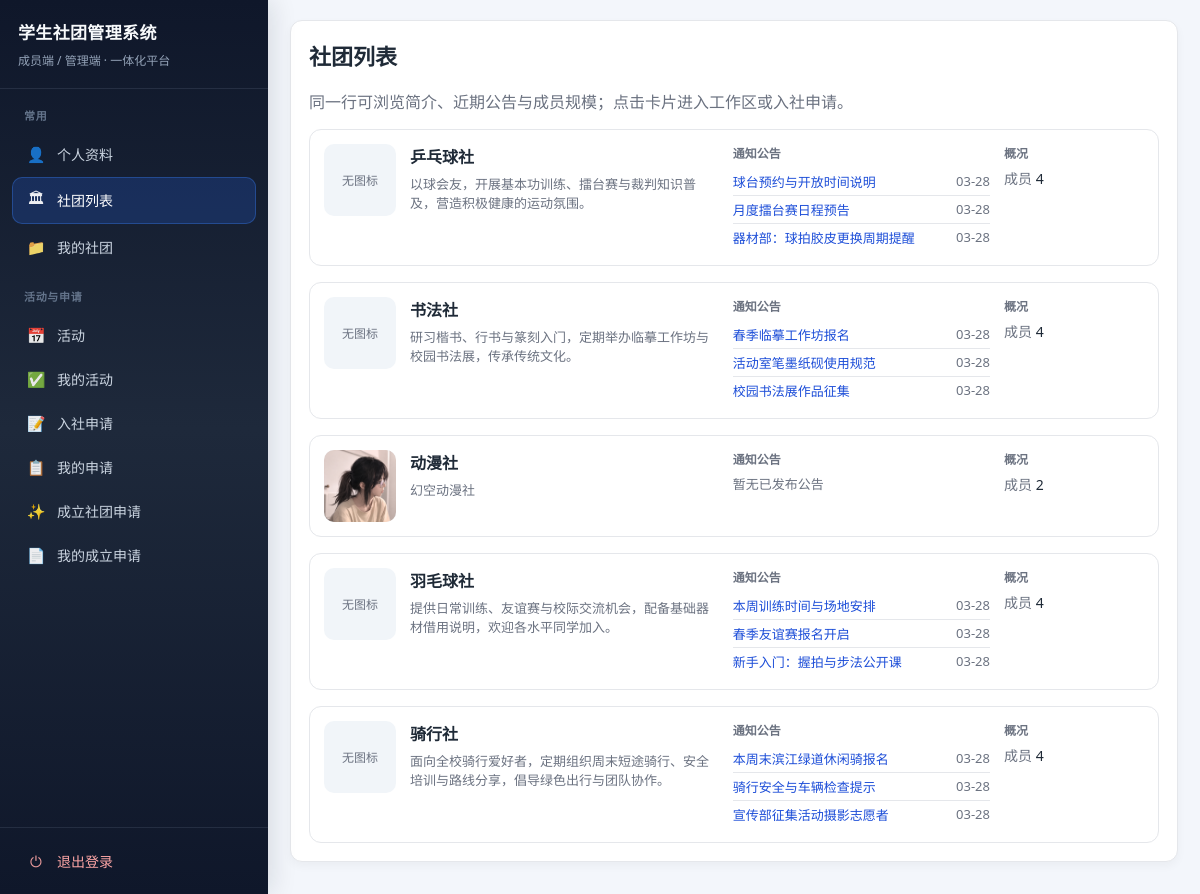
The app's page /clubs/ (signed in), older data.
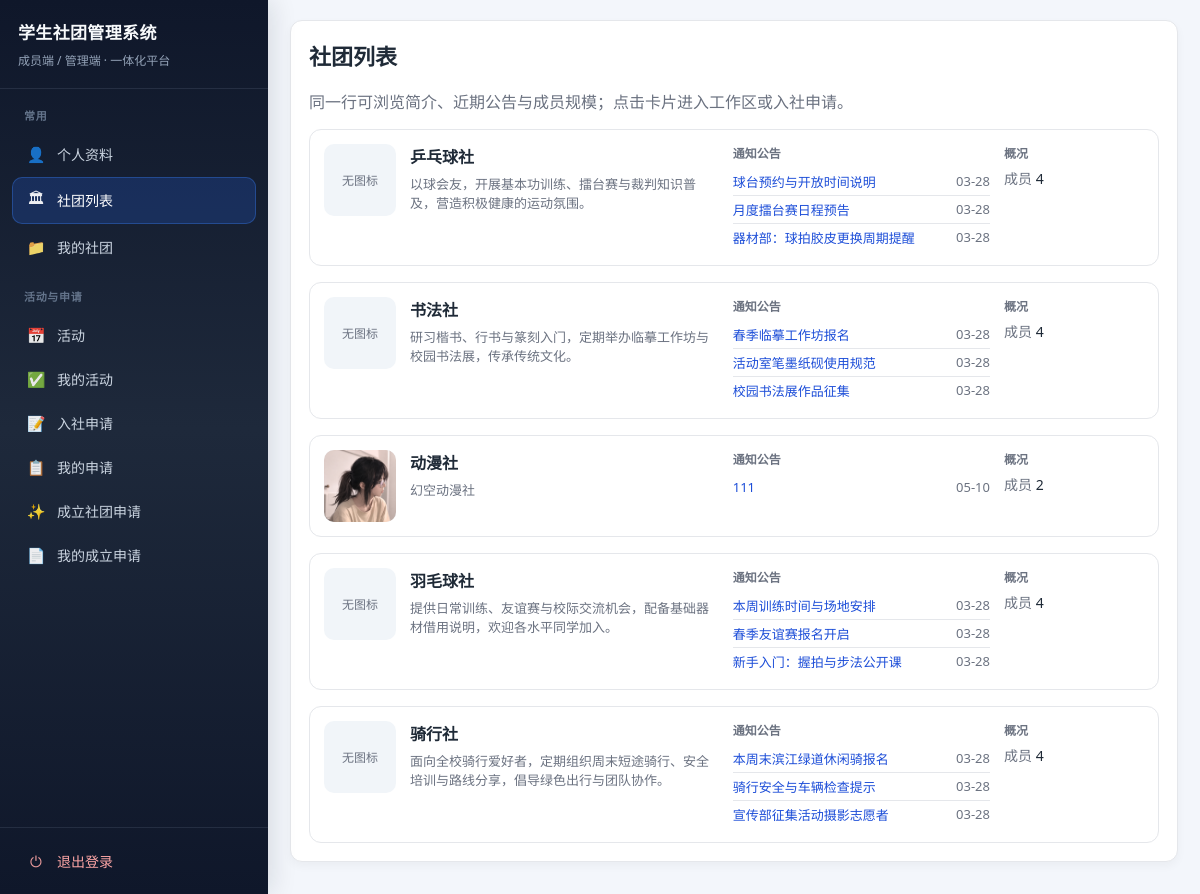
The same page, newer data.
### club/models.py (models this page shows, shortened)
class ClubInfo(models.Model):
    name = models.CharField(max_length=128, default="学生社团")
    intro = models.TextField(blank=True)
    charter = models.TextField(blank=True)
    contact = models.CharField(max_length=128, blank=True)
    logo_url = models.URLField("标志图片链接", blank=True)
    logo = models.ImageField("标志图片（上传）", upload_to="club_logos/", blank=True)
    principal = models.CharField(max_length=64, blank=True)

class Notice(models.Model):
    club = models.ForeignKey(
        "ClubInfo",
        on_delete=models.CASCADE,
        null=True,
        blank=True,
        related_name="notices",
    )
    title = models.CharField(max_length=128)
    content = models.TextField()
    status = models.CharField(max_length=16, choices=NoticeStatus.choices, default=NoticeStatus.DRAFT)
    scope = models.CharField(max_length=16, choices=NoticeScope.choices, default=NoticeScope.ALL)
    target_department = models.ForeignKey(Department, on_delete=models.SET_NULL, null=True, blank=True)
    target_role = models.CharField(max_length=20, choices=RoleChoices.choices, null=True, blank=True)
    pinned = models.BooleanField(default=False)
    track_read_stats = models.BooleanField(
        "统计已读人数",
        default=False,
        help_text="开启后成员需在公告详情页手动标记已读，社长/副社长可参与统计；高级管理员仅可查看比例不参与标记。",
    )
    publish_at = models.DateTimeField(default=timezone.now)
    created_by = models.ForeignKey(settings.AUTH_USER_MODEL, on_delete=models.SET_NULL, null=True)
    created_at = models.DateTimeField(auto_now_add=True)
    class Meta:
        ordering = ["-pinned", "-publish_at", "-created_at"]

### club/views.py (the view)
# urls.py: path("clubs/", views.club_list, name="club_list"),
@login_required
def club_list(request):
    now = timezone.now()
    clubs = (
        ClubInfo.objects.annotate(active_member_count=Count("memberships", filter=Q(memberships__is_active=True)))
        .order_by("name")
    )
    profile = request.user.memberprofile
    is_super_admin = profile.role == RoleChoices.SUPER_ADMIN
    manageable_ids = set(_get_manageable_club_ids(profile))
    pending_map = {}
    if manageable_ids:
        pending_map = {
            row["club_id"]: row["cnt"]
            for row in JoinApplication.objects.filter(
                status=ApplicationStatus.PENDING,
                club_id__in=manageable_ids,
            )
            .values("club_id")
            .annotate(cnt=Count("id"))
        }
    unviewed_map = _unviewed_notice_counts_by_club(request.user) if not is_super_admin else {}
    unviewed_notice_ids = (
        set(get_unviewed_visible_notices(request.user).values_list("id", flat=True))
        if not is_super_admin
        else set()
    )
    card_rows = []
    for c in clubs:
        preview_notices = list(
            Notice.objects.filter(
                club=c,
                status=NoticeStatus.PUBLISHED,
                publish_at__lte=now,
            ).order_by("-pinned", "-publish_at")[:3]
        )
        for notice in preview_notices:
            notice.is_unviewed = notice.pk in unviewed_notice_ids
        card_rows.append(
            {
                "club": c,
                "notices": preview_notices,
                "card_url": _club_entry_redirect_url(profile, c.pk),
                "has_pending_approval": pending_map.get(c.pk, 0) > 0,
                "has_unviewed_notice": unviewed_map.get(c.pk, 0) > 0,
            }
        )
    return render(
        request,
        "club/club_list.html",
        {"card_rows": card_rows, "is_super_admin": is_super_admin},
    )

### club/views.py (called while the page is built)
def _get_joined_club_ids(profile):
    club_ids = set(profile.memberships.filter(is_active=True).values_list("club_id", flat=True))
    club_ids.update(
        profile.assignments.filter(is_active=True, department__club__isnull=False).values_list("department__club_id", flat=True)
    )
    if profile.club_id:
        club_ids.add(profile.club_id)
    return sorted(cid for cid in club_ids if cid)

def _get_manageable_club_ids(profile):
    club_ids = set(
        profile.assignments.filter(
            is_active=True,
            department__club__isnull=False,
            position__name__in=CLUB_LEADER_POSITIONS,
        ).values_list("department__club_id", flat=True)
    )
    if profile.role == RoleChoices.CLUB_ADMIN and profile.club_id:
        club_ids.add(profile.club_id)
    return sorted(cid for cid in club_ids if cid)

def get_unviewed_visible_notices(user, club=None):
    profile = user.memberprofile
    if profile.role == RoleChoices.SUPER_ADMIN:
        return Notice.objects.none()
    return get_visible_notices(user, club=club).exclude(views__profile=profile)

### templates/club/club_list.html (shortened to what this page needs)
{% extends 'club/base.html' %}
{% block content %}
<h2>社团列表</h2>
<p class="muted">{% if is_super_admin %}卡片最右侧可「编辑社团信息」（名称、简介、部门与人员职务、入社审批）或「撤销社团」。{% else %}同一行可浏览简介、近期公告与成员规模；点击卡片进入工作区或入社申请。{% endif %}</p>
<div class="club-grid club-grid-wide">
{% for row in card_rows %}
{% with c=row.club %}
{% if is_super_admin %}
<div class="club-card club-card-horizontal club-card-static club-card-super">
    {% if c.logo %}
    <div class="club-card-logo"><img src="{{ c.logo.url }}" alt="{{ c.name }}"></div>
    {% elif c.logo_url %}
    <div class="club-card-logo"><img src="{{ c.logo_url }}" alt=""></div>
    {% else %}
    <div class="club-card-logo placeholder">无图标</div>
    {% endif %}
    <div class="club-card-main">
        <strong>{{ c.name }}</strong>
        <p class="muted club-card-intro">{{ c.intro|default:"暂无简介"|truncatewords:40 }}</p>
    </div>
    <div class="club-card-notices">
        <span class="club-card-col-title">通知公告</span>
        {% if row.notices %}
        <ul class="club-card-notice-list">
            {% for n in row.notices %}
            <li class="{% if n.is_unviewed %}notice-is-unviewed{% endif %}"><a class="club-card-notice-title" href="{% url 'club:notice_detail' n.pk %}">{{ n.title }}</a><span class="muted">{{ n.publish_at|date:"m-d" }}</span>{% if n.is_unviewed %}<span class="notify-dot on-light" aria-hidden="true"></span>{% endif %}</li>
            {% endfor %}
        </ul>
        {% else %}
        <p class="muted club-card-intro" style="margin:4px 0 0;">暂无已发布公告</p>
        {% endif %}
    </div>
    <div class="club-card-aside">
        <span class="club-card-col-title">概况</span>
        <p class="club-card-stat-line"><span class="muted">成员</span> {{ c.active_member_count }}</p>
    </div>
    <div class="club-card-super-actions">
        <a class="btn" href="{% url 'club:club_info_manage' c.pk %}">编辑社团信息</a>
        <a class="btn btn-danger" href="{% url 'club:super_admin_club_revoke' c.pk %}">撤销社团</a>
    </div>
</div>
{% else %}
<div class="club-card club-card-horizontal" style="position:relative;">
    <a class="club-card-h-link" href="{{ row.card_url }}" aria-label="进入 {{ c.name }}">
        {% if c.logo %}
        <div class="club-card-logo"><img src="{{ c.logo.url }}" alt="{{ c.name }}"></div>
        {% elif c.logo_url %}
        <div class="club-card-logo"><img src="{{ c.logo_url }}" alt=""></div>
        {% else %}
        <div class="club-card-logo placeholder">无图标</div>
        {% endif %}
    </a>
    <a class="club-card-h-link club-card-main" href="{{ row.card_url }}">
        <strong>{{ c.name }}</strong>
        <p class="muted club-card-intro">{{ c.intro|default:"暂无简介"|truncatewords:40 }}</p>
    </a>
    <div class="club-card-notices">
        <span class="club-card-col-title">通知公告</span>
        {% if row.notices %}
        <ul class="club-card-notice-list">
            {% for n in row.notices %}
            <li class=""><a class="club-card-notice-title" href="{% url 'club:notice_detail' n.pk %}">{{ n.title }}</a><span class="muted">{{ n.publish_at|date:"m-d" }}</span></li>
            {% endfor %}
        </ul>
        {% else %}
        <p class="muted club-card-intro" style="margin:4px 0 0;">暂无已发布公告</p>
        {% endif %}
    </div>
    <a class="club-card-h-link club-card-aside" href="{{ row.card_url }}">
        <span class="club-card-col-title">概况</span>
        <p class="club-card-stat-line"><span class="muted">成员</span> {{ c.active_member_count }}</p>
    </a>
</div>
{% endif %}
{% endwith %}
{% empty %}
<p class="muted">暂无社团数据</p>
{% endfor %}
</div>
{% endblock %}

Row changes from the older to the newer data that the page shows:
shown differently, row unchanged: ClubInfo "动漫社": no longer shows "暂无已发布公告"
added Notice: title "111", publish_at "05-10", shown under ClubInfo "动漫社"
